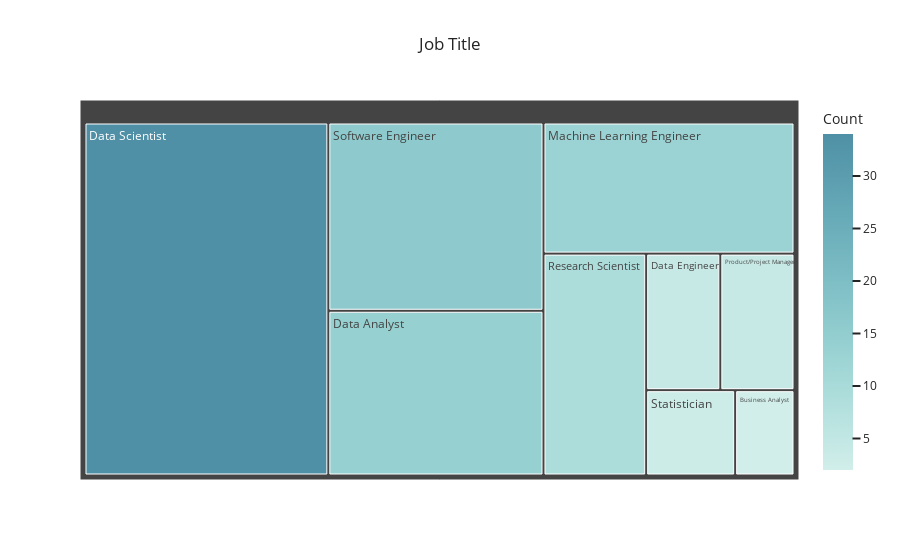

Notebook cell for this chart:
### Markdown cell above
# Job Title

### Code cell
title = pd.DataFrame(professionals['Q5'].value_counts())
title.reset_index(inplace=True)
title.columns = ["Job Title", "Count"]
title["parent"] = ["Job Title"]*title.shape[0]

fig = px.treemap(data_frame=title, 
          path=['Job Title'], 
          values="Count", 
          title="Job Title", 
          color='Count', 
          color_continuous_scale= px.colors.sequential.Teal[:-2],
          template="seaborn")
fig.update_layout(
    title_x=0.5,
    extendtreemapcolors=True,
    autosize = True
    )

### Figure 1 — Plotly figure (JSON) as saved in the notebook; plotly's stock layout.template omitted (floating-point values rounded to 4 significant figures)
{"data": [{"branchvalues": "total", "customdata": [[2], [14], [4], [34], [13], [4], [9], [16], [3]], "domain": {"x": [0, 1], "y": [0, 1]}, "hovertemplate": "labels=%{label}<br>Count_sum=%{value}<br>parent=%{parent}<br>id=%{id}<br>Count=%{color}<extra></extra>", "ids": ["Business Analyst", "Data Analyst", "Data Engineer", "Data Scientist", "Machine Learning Engineer", "Product/Project Manager", "Research Scientist", "Software Engineer", "Statistician"], "labels": ["Business Analyst", "Data Analyst", "Data Engineer", "Data Scientist", "Machine Learning Engineer", "Product/Project Manager", "Research Scientist", "Software Engineer", "Statistician"], "marker": {"coloraxis": "coloraxis", "colors": [2, 14, 4, 34, 13, 4, 9, 16, 3]}, "name": "", "parents": ["", "", "", "", "", "", "", "", ""], "type": "treemap", "values": [2, 14, 4, 34, 13, 4, 9, 16, 3]}], "layout": {"autosize": true, "coloraxis": {"colorbar": {"title": {"text": "Count"}}, "colorscale": [[0, "rgb(209, 238, 234)"], [0.25, "rgb(168, 219, 217)"], [0.5, "rgb(133, 196, 201)"], [0.75, "rgb(104, 171, 184)"], [1, "rgb(79, 144, 166)"]]}, "extendtreemapcolors": true, "legend": {"tracegroupgap": 0}, "title": {"text": "Job Title", "x": 0.5}}}
